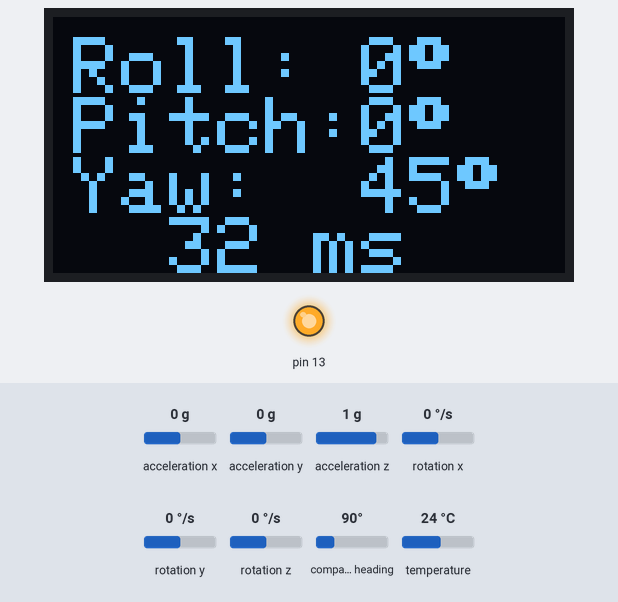
A sketch run on a simulated Arduino Uno, built with avr-gcc and run on an emulated ATmega328P. Parts: 128×64 one-colour display, output pins drawn as LEDs (lit = HIGH). Inputs (shaded band) come from the test bench; at power-on: acceleration x 0 g, acceleration y 0 g, acceleration z 1 g, rotation x 0 °/s, rotation y 0 °/s, rotation z 0 °/s, compass heading 90°, temperature 24 °C. The display library's start-up logo is not drawn; what the sketch prints to the serial monitor is not drawn.

Above: at 3.2 s.
3.3 s: acceleration x set to -1.4 g
At 4.8 s:
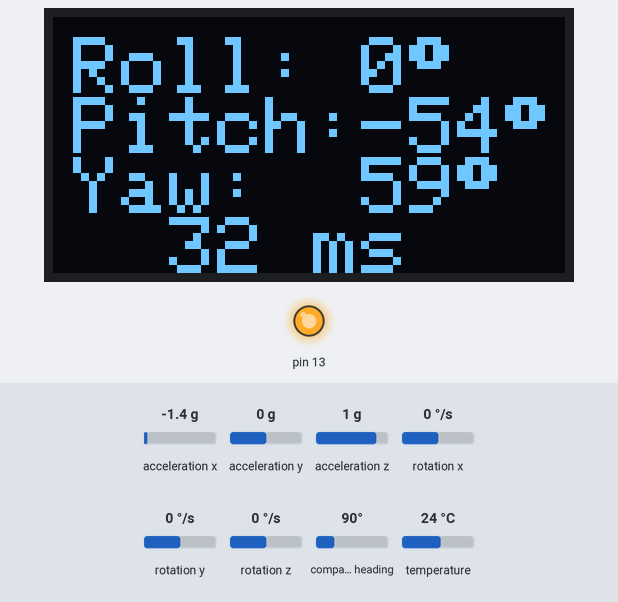
5.1 s: acceleration y set to -1.4 g
At 5.7 s:
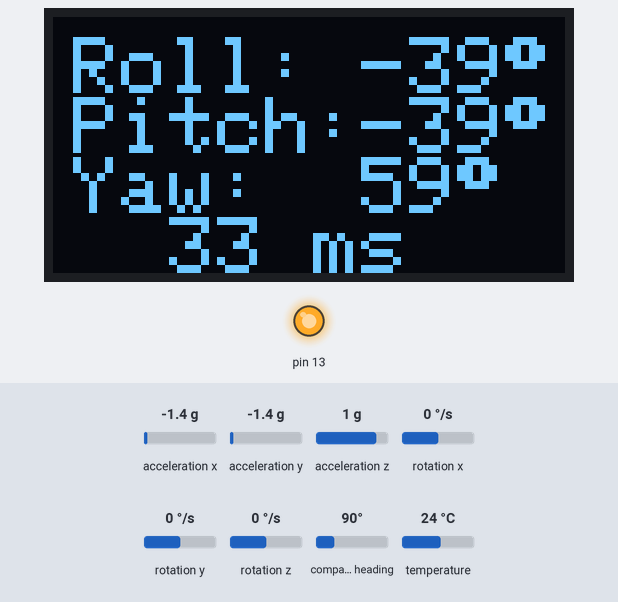
6.7 s: acceleration z set to -1.4 g
At 7.9 s:
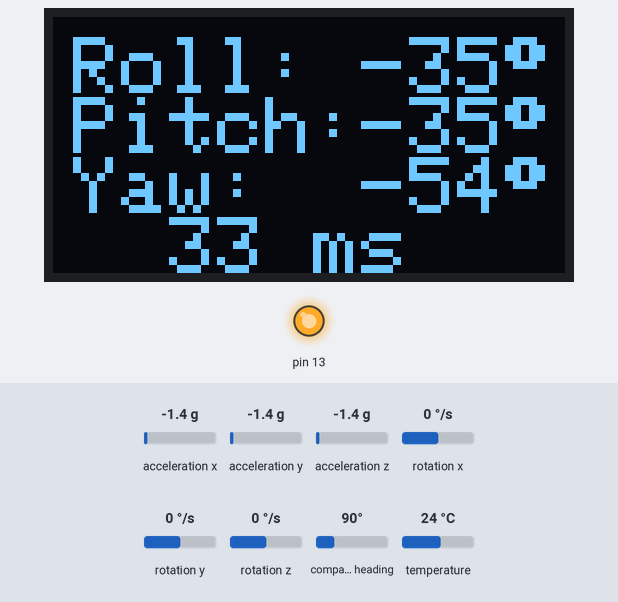
8.5 s: acceleration x set to -0.8 g
At 10.9 s:
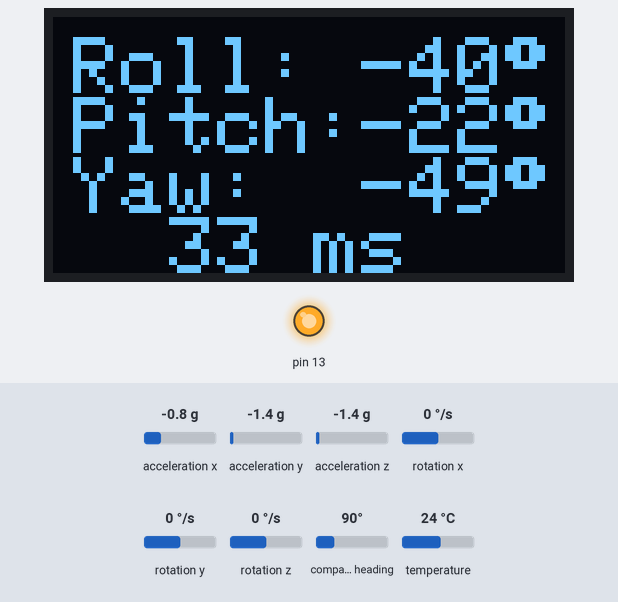
Timing chart, 0 to 11.5 s (numbered marks = the images above; inputs shaded):
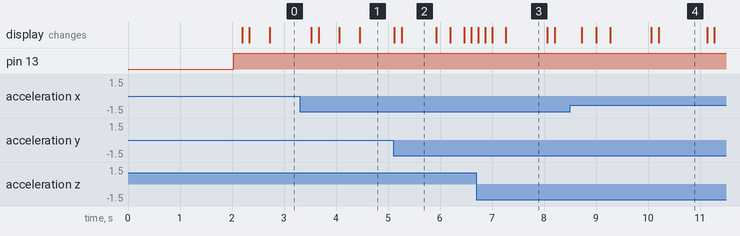

The sketch:

RollPitchYaw_LSM9DS1_to_SSD1306.ino
```cpp
#include <Wire.h>
#include <SPI.h>
#include <Adafruit_LSM9DS1.h>
#include <Adafruit_Sensor.h>
#include <ACROBOTIC_SSD1306.h>
#include <Adafruit_GFX.h>
#include <Adafruit_SSD1306.h>

#define SCREEN_WIDTH 128 // OLED display width, in pixels
#define SCREEN_HEIGHT 64 // OLED display height, in pixels
#define OLED_RESET     4
#define SCREEN_ADDRESS 0x3C
#define LSM9DS1_SCK A5
#define LSM9DS1_MISO 12
#define LSM9DS1_MOSI A4
#define LSM9DS1_XGCS 6
#define LSM9DS1_MCS 5
Adafruit_SSD1306 display(SCREEN_WIDTH, SCREEN_HEIGHT, &Wire, OLED_RESET);

int roll; int pitch; int yaw; int acc_magnitude;
unsigned long t0; unsigned long tf;


// I2C
//TEENSY  pin 19 for SCL. 18 for SDA.
Adafruit_LSM9DS1 lsm = Adafruit_LSM9DS1();


void setupSensor()
{

  pinMode(13,OUTPUT);
  // Accelerometer range
  lsm.setupAccel(lsm.LSM9DS1_ACCELRANGE_2G);
  //lsm.setupAccel(lsm.LSM9DS1_ACCELRANGE_4G);
  //lsm.setupAccel(lsm.LSM9DS1_ACCELRANGE_8G);
  //lsm.setupAccel(lsm.LSM9DS1_ACCELRANGE_16G);


}


void setup()
{
 Serial.begin(115200);

  Serial.println("LSM9DS1 data read demo");
  if (!lsm.begin())
  {
    Serial.println("Oops ... unable to initialize the LSM9DS1. Check your wiring!");
    while (1);
  }
  Serial.println("Found LSM9DS1 9DOF");

  setupSensor();

  if(!display.begin(SSD1306_SWITCHCAPVCC, SCREEN_ADDRESS)) {
    Serial.println(F("SSD1306 allocation failed"));
    for(;;); // Don't proceed, loop forever
  }

  delay(2000);


}

void loop()
{

  t0 = millis();
  digitalWrite(13,HIGH);
      display.display(); display.clearDisplay();


  lsm.read();  sensors_event_t a, m, g, temp; lsm.getEvent(&a, &m, &g, &temp);


  pitch = (180/M_PI) * atan (a.acceleration.x/sqrt(a.acceleration.y*a.acceleration.y + a.acceleration.z*a.acceleration.z));
  roll = (180/M_PI) * atan (a.acceleration.y/sqrt(a.acceleration.x*a.acceleration.x + a.acceleration.z*a.acceleration.z));
  yaw = (180/M_PI) * atan (sqrt(a.acceleration.x*a.acceleration.x + a.acceleration.z*a.acceleration.z)/a.acceleration.z);


  display.setTextSize(2);             // Normal 1:1 pixel scale
  display.setTextColor(SSD1306_WHITE);        // Draw white text
  display.setCursor(5,5);             // Start at top-left corner
  display.print("Roll: ");
  display.print(roll);
  display.print((char)247);
  display.setCursor(5,20);
  display.print("Pitch:");
  display.print(pitch);
  display.print((char)247);
  display.setCursor(5,35);
  display.print("Yaw:  ");
  display.print(yaw);
  display.print((char)247);
  tf = millis();
  display.setCursor(5,50);
  display.print("  ");
  display.print(tf-t0);
  display.print(" ms");


  delay(100);
}
```

Measured:
- after the input at 5.1 s, the display: first differs from a run without the input after 0.17 s (image 2)
- what the display in image 2 shows lasts 0.6 s, from 5.3 s to 5.9 s
- what the display in image 3 shows lasts 0.8 s, from 7.3 s to 8.1 s
- what the display in image 4 shows lasts 0.9 s, from 10.2 s to 11.1 s
